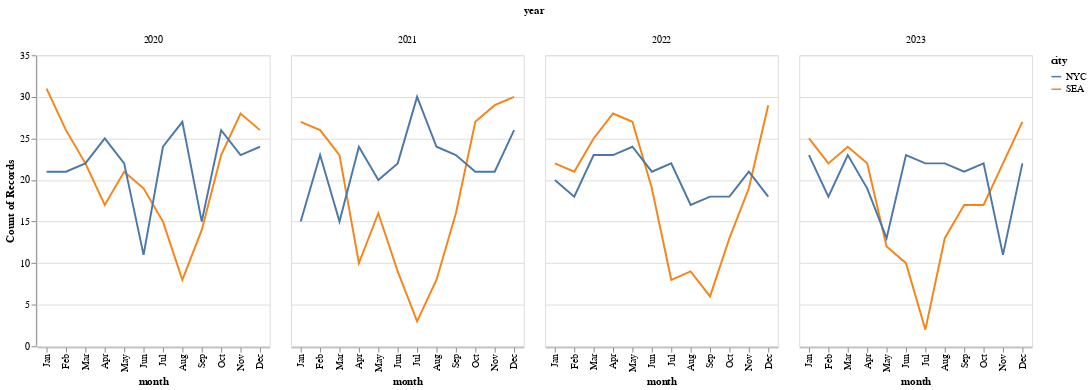

The code cell stored with this chart in its notebook:
### Markdown cell above
We can see from this data that Seattle has slightly more days of Rain than New York.

### Code cell
alt.Chart(rain).mark_line().encode(
    alt.X('month:N', sort = None),
    alt.Y('count(precipitation)'),
    alt.Color('city'),
    alt.Column('year')
)

### Figure 1 — Vega-Lite specification as saved in the notebook (floating-point values rounded to 4 significant figures; data arrays with more than 128 entries replaced by an {"elided": "..."} marker saying what was removed)
{"config": {"view": {"continuousWidth": 400, "continuousHeight": 300}}, "data": {"name": "data-928df8db28105f579fa30649e45d6454"}, "mark": "line", "encoding": {"color": {"field": "city", "type": "nominal"}, "column": {"field": "year", "type": "quantitative"}, "x": {"field": "month", "sort": null, "type": "nominal"}, "y": {"aggregate": "count", "field": "precipitation", "type": "quantitative"}}, "$schema": "https://vega.github.io/schema/vega-lite/v4.17.0.json", "datasets": {"data-928df8db28105f579fa30649e45d6454": {"elided": "1920 records"}}}
